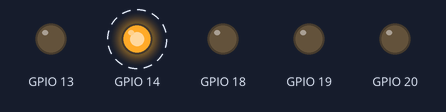
Recording of a sketch running on a simulated ESP32-C6. Shown: output pins drawn as LEDs (lit = HIGH). Dashed ring = blinking. What the sketch prints to the serial monitor is not drawn.

Above: at 0.37 s.
Timing chart, 0 to 3.3 s (numbered marks = the images above):
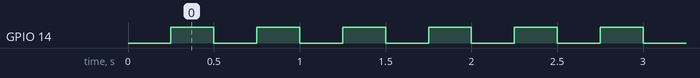

The sketch:

SPI_Port_Toggle_Pins.ino
```cpp
/*
  Dave Williams, DitroniX 2019-2026 (ditronix.net)
  ESPKnack - IoT ESP32-C6 Based Home and Industrial Controller SDK
  Features include ESP32-C6, LoRa, Isolated I/Os, RS485, 5-60V, 4-20mA, Relays, DIN SDK

  PCA 1.2604 - Basic Bring Up Test Code - May 2026

  Remember!
  - Set the BOARD to Use ESP32C6 Dev Module (or similar).
  - You can also set the BAUD rate up to 921600 to speed up flashing.
  - The SDK does NOT need external power to flash.  It will take Power from the USB 5V.
  - The Serial Monitor is configured for BAUD 115200

  The purpose of this test code is to cycle through the various main functions of the board as part of bring up testing.
  .
  This test code is OPEN SOURCE and formatted for easier viewing.  Although is is not intended for real world use, it may be freely used, or modified as needed.
  It is distributed on an "AS IS" BASIS, WITHOUT WARRANTIES OR CONDITIONS OF ANY KIND, either express or implied.

  Further information, details and examples can be found on our website or github.com/DitroniX

  * github.com/DitroniX
  * github.com/DitroniX/ESPKnack-LoRa-Isolated-I-Os-RS485-5-60V-4-20mA-Relays-DIN
  * github.com/DitroniX/ESPKnack-LoRa-Isolated-I-Os-RS485-5-60V-4-20mA-Relays-DIN/wiki
  * hackster.io/DitroniX/espknack-lora-isolated-i-os-rs485-5-60v-4-20ma-relays-sdk-b70677
*/

// SPI Example
#define MOSI 18
#define MISO 20
#define SCLK 19
#define CS0 14 // LoRa
#define CS1 13 // Ext

void SetupPin(int pin) {
  pinMode(pin, OUTPUT);
  digitalWrite(pin, LOW);
}

void TogglePin(int pin) {
  digitalWrite(pin, !digitalRead(pin));
}

// **************** SETUP ****************
void setup() {

  // Stabalise (Optional)
  delay(250);

  // Initialise UART
  Serial.begin(115200, SERIAL_8N1);  // 115200
  while (!Serial)
    ;
  Serial.println("");

  // Configure SPI Pins
  SetupPin(MOSI);
  SetupPin(MISO);
  SetupPin(SCLK);
  SetupPin(CS0);
  SetupPin(CS1);

  Serial.println("Toggle SPI Pin Assignments");
}

// **************** LOOP ****************
void loop() {

  // Toggle Pin Under Test
  TogglePin(CS0);
  delay(250);
}
```

Measured:
- by itself, GPIO 14: alternates HIGH for 0.25 s and LOW for 0.25 s
